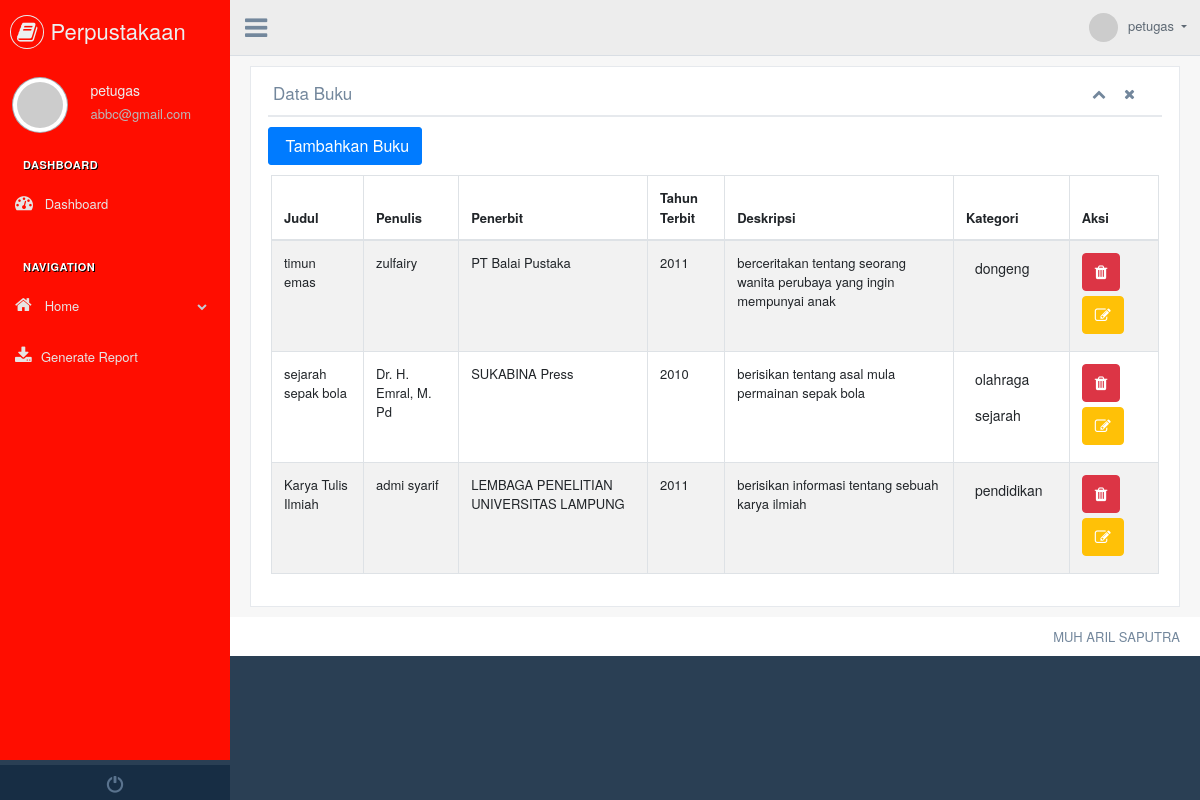
Page /dashboard/index.php?page=buku (signed in) on the committed database.
### tables this page shows
CREATE TABLE `buku` (
  `BukuID` int(11) NOT NULL,
  `Judul` varchar(255) NOT NULL,
  `Penulis` varchar(255) NOT NULL,
  `Penerbit` varchar(255) NOT NULL,
  `TahunTerbit` int(11) NOT NULL,
  `Deskripsi` text NOT NULL,
  `File` text NOT NULL
);

### connection.php (called while the page is built, shortened)
<?php
class Connection {
    public function __construct(){
        $this->conn = mysqli_connect('localhost', 'root', '', 'db_perpus');
    }
}

### dashboard/action.php (called while the page is built, shortened)
<?php
require_once '../connection.php';
class Book extends Connection{
    public function getBookData(){
        $query = mysqli_query($this->conn, "SELECT buku.*, GROUP_CONCAT(kategoribuku.NamaKategori SEPARATOR ', ') AS kategori
                                    FROM buku
                                    LEFT JOIN kategoribuku_relasi ON buku.BukuID = kategoribuku_relasi.BukuID
                                    LEFT JOIN kategoribuku ON kategoribuku_relasi.KategoriID = kategoribuku.KategoriID
                                    GROUP BY buku.BukuID");
        $row = [];
        while ($result = mysqli_fetch_assoc($query)) {
            $row[] = $result;
        }
        return $row;
    }
}

### dashboard/buku.php (the view)
<?php
require_once 'action.php';
$data = new Book();
?>
<div class="x_panel">
    <div class="x_title">
        <h2>Data Buku</h2>
        <ul class="nav navbar-right panel_toolbox">
            <li>
                <a class="collapse-link"><i class="fa fa-chevron-up"></i></a>
            </li>
            <li class="ml-2">
                <a class="close-link"><i class="fa fa-close"></i></a>
            </li>
        </ul>
        <div class="clearfix"></div>
    </div>
    <a class="btn btn-primary" href="?page=buku&act=insert"><i class="fa fa-"></i> Tambahkan Buku</a>
    <div class="x_content">
        <div class="row">
            <div class="col-sm-12">
                <div class="card-box table-responsive">
                    <table id="datatable" class="table table-striped table-bordered" style="width:100%">
                        <thead>
                        <tr>
                            <th>Judul</th>
                            <th>Penulis</th>
                            <th>Penerbit</th>
                            <th>Tahun Terbit</th>
                            <th>Deskripsi</th>
                            <th>Kategori</th>
                            <th>Aksi</th>
                        </tr>
                        </thead>
                        <tbody>
                            <?php foreach($data->getBookData() as $rows) : ?>
                                <tr>
                                    <td><?= $rows["Judul"] ?? '' ?></td>
                                    <td><?= $rows["Penulis"] ?? '' ?></td>
                                    <td><?= $rows["Penerbit"] ?? '' ?></td>
                                    <td><?= $rows["TahunTerbit"] ?? '' ?></td>
                                    <td><?= $rows["Deskripsi"] ?? '' ?></td>
                                    <td>
                                        <?php
                                            $categories = explode(', ', $rows["kategori"] ?? '' );
                                            foreach ($categories as $category) {
                                                echo "<button class='btn btn- btn-sm'>$category</button>" . "<br>";
                                            }
                                        ?>
                                    </td>
                                    <td>
                                        <a class="btn btn-danger rounded" href="?page=buku&act=delete&id=<?= $rows["BukuID"] ?>" onclick="return confirm('Hapus <?= $rows['Judul'] ?>?')"><i class="fa fa-trash"></i></a>
                                        <a class="btn btn-warning rounded" href="?page=buku&act=edit&id=<?= $rows["BukuID"] ?>"><i class="fa fa-edit"></i></a>
                                    </td>
                                </tr>
                            <?php endforeach; ?>
                        </tbody>
                    </table>
                </div>
            </div>
        </div>
    </div>
</div>

### dashboard/index.php (shortened to what this page needs)
<?php
include '../connection.php';
$user = $_SESSION["login"];
?>
<!DOCTYPE html>
<html lang="en">
<head>
    <link href="../assets/vendors/bootstrap/dist/css/bootstrap.min.css" rel="stylesheet">
    <link href="../assets/vendors/font-awesome/css/font-awesome.min.css" rel="stylesheet">
    <link href="../assets/vendors/nprogress/nprogress.css" rel="stylesheet">
    <link href="../assets/vendors/iCheck/skins/flat/green.css" rel="stylesheet">
    <link href="../assets/vendors/bootstrap-progressbar/css/bootstrap-progressbar-3.3.4.min.css" rel="stylesheet">
    <link href="../assets/vendors/bootstrap-daterangepicker/daterangepicker.css" rel="stylesheet">
    <link href="../assets/vendors/datatables.net-bs/css/dataTables.bootstrap.min.css" rel="stylesheet">
    <link href="../assets/vendors/datatables.net-buttons-bs/css/buttons.bootstrap.min.css" rel="stylesheet">
    <link href="../assets/vendors/datatables.net-fixedheader-bs/css/fixedHeader.bootstrap.min.css" rel="stylesheet">
    <link href="../assets/vendors/datatables.net-responsive-bs/css/responsive.bootstrap.min.css" rel="stylesheet">
    <link href="../assets/vendors/datatables.net-scroller-bs/css/scroller.bootstrap.min.css" rel="stylesheet">
    <link href="../assets/build/css/custom.min.css" rel="stylesheet">
</head>
<body class="nav-md">
    <div class="container body">
    <div class="main_container">
        <div class="col-md-3 left_col">
        <div class="left_col scroll-view" style="background-color: #FF0D00">
            <div class="navbar nav_title" style="border: 0; background-color: #FF0D00">
            <a href="index.html" class="site_title"><i class="fa fa-book"></i> <span>Perpustakaan</span></a>
            </div>
            <div class="profile clearfix">
            <div class="profile_pic">
                <img src="https://ui-avatars.com/api/?name=<?= $user["Username"] ?>" alt="..." class="img-circle profile_img">
            </div>
            <div class="profile_info">
                <h2><?= $user["Username"] ?></h2>
                <span class="text-truncate d-block"><?= $user["Email"]; ?></span>
            </div>
            </div>
            <br />
            <?php $pages = isset($_GET['page']) ? $_GET['page'] : '' ?>
            <div id="sidebar-menu" class="main_menu_side hidden-print main_menu">
                <div class="menu_section">
                    <h3>Dashboard</h3>
                    <ul class="nav side-menu">
                        <li class="<?= isset($_GET['link']) || $pages == 'dashboard' ? 'current-page' : ''?>"><a href="index.php?page=dashboard"><i class="fa fa-dashboard"></i> Dashboard</a></li>
                    </ul>
                </div>
                <div class="menu_section">
                    <h3>Navigation</h3>
                    <ul class="nav side-menu">
                        <li><a><i class="fa fa-home"></i> Home <span class="fa fa-chevron-down"></span></a>
                    </li>
                    <li class="nav side-menu">
                        <li><a href="report.php"><i class="fa fa-download"></i>Generate Report</a></li>
                    </li>
                    </ul>
                </div>
            </div>
            <div class="sidebar-footer hidden-small" >
            <a data-toggle="tooltip" data-placement="top" title="Logout" href="../logout.php" style="width: 100%;">
                <span class="glyphicon glyphicon-off" aria-hidden="true"></span>
            </a>
            </div>
        </div>
        </div>
        <div class="top_nav">
        <div class="nav_menu">
            <div class="nav toggle">
                <a id="menu_toggle"><i class="fa fa-bars"></i></a>
            </div>
            <nav class="nav navbar-nav">
            <ul class=" navbar-right">
                <li class="nav-item dropdown open" style="padding-left: 15px;">
                <a href="javascript:;" class="user-profile dropdown-toggle" aria-haspopup="true" id="navbarDropdown" data-toggle="dropdown" aria-expanded="false">
                    <img src="https://ui-avatars.com/api/?name=<?= $user["Username"] ?>" alt=""><?= $user["Username"] ?>
                </a>
                </li>
            </ul>
            </nav>
        </div>
        </div>
        <div class="right_col"  role="main">
            <?php
                $pages = isset($_GET['act']) ? $_GET['act'] : $_GET['page'] ?? 'dashboard';
                $page = file_exists($pages.'.php') ? $pages : '404';
                include $page. '.php';
            ?>
        </div>
        <footer>
        <div class="pull-right">
            MUH ARIL SAPUTRA
        </div>
        <div class="clearfix"></div>
        </footer>
    </div>
    </div>
</body>
</html>

### rows in the picture
buku: Judul "timun emas", Penulis "zulfairy", Penerbit "PT Balai Pustaka", TahunTerbit "2011", Deskripsi "berceritakan tentang seorang wanita perubaya yang ingin mempunyai anak", category "dongeng"
buku: Judul "sejarah sepak bola", Penulis "Dr. H. Emral, M. Pd", Penerbit "SUKABINA Press", TahunTerbit "2010", Deskripsi "berisikan tentang asal mula permainan sepak bola", category "olahraga", category "sejarah"
buku: Judul "Karya Tulis Ilmiah", Penulis "admi syarif", Penerbit "LEMBAGA PENELITIAN UNIVERSITAS LAMPUNG", TahunTerbit "2011", Deskripsi "berisikan informasi tentang sebuah karya ilmiah", category "pendidikan"

### other values in the picture
$user["Username"] "petugas"
$user["Email"] "abbc@gmail.com"
